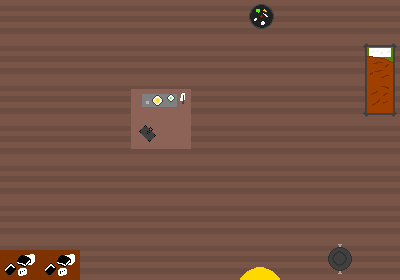

A 2D game scene composited from a Tiled map and its tileset images. What follows is a short description and the map's XML, with every tile layer's data as written:
An orthogonal 10x7 tile map with 40x40 px tiles, 3 tile layers (floor, Objects, exit).

<map version="1.2" tiledversion="1.3.5" orientation="orthogonal" renderorder="right-down" width="10" height="7" tilewidth="40" tileheight="40" infinite="0" nextlayerid="4" nextobjectid="1">
 <tileset firstgid="1" name="house3tiles" tilewidth="40" tileheight="40" tilecount="12" columns="6">
  <image source="house3tiles.png" width="240" height="80" />
 </tileset>
 <layer id="1" name="floor" width="10" height="7">
  <data encoding="csv">
3,3,3,3,3,3,3,3,3,3,
3,3,3,3,3,3,3,3,3,3,
3,3,3,3,3,3,3,3,3,3,
3,3,3,3,3,3,3,3,3,3,
3,3,3,3,3,3,3,3,3,3,
3,3,3,3,3,3,3,3,3,3,
3,3,3,3,3,3,11,3,3,3
</data>
 </layer>
 <layer id="2" name="Objects" width="10" height="7">
  <data encoding="csv">
0,0,0,0,0,0,10,0,0,0,
0,0,0,0,0,0,0,0,0,5,
0,0,0,1,2,0,0,0,0,6,
0,0,0,7,8,0,0,0,0,0,
0,0,0,0,0,0,0,0,0,0,
0,0,0,0,0,0,0,0,0,0,
9,9,0,0,0,0,3,0,4,0
</data>
 </layer>
 <layer id="3" name="exit" width="10" height="7">
  <data encoding="csv">
0,0,0,0,0,0,0,0,0,0,
0,0,0,0,0,0,0,0,0,0,
0,0,0,0,0,0,0,0,0,0,
0,0,0,0,0,0,0,0,0,0,
0,0,0,0,0,0,0,0,0,0,
0,0,0,0,0,0,0,0,0,0,
0,0,0,0,0,0,11,0,0,0
</data>
 </layer>
</map>
